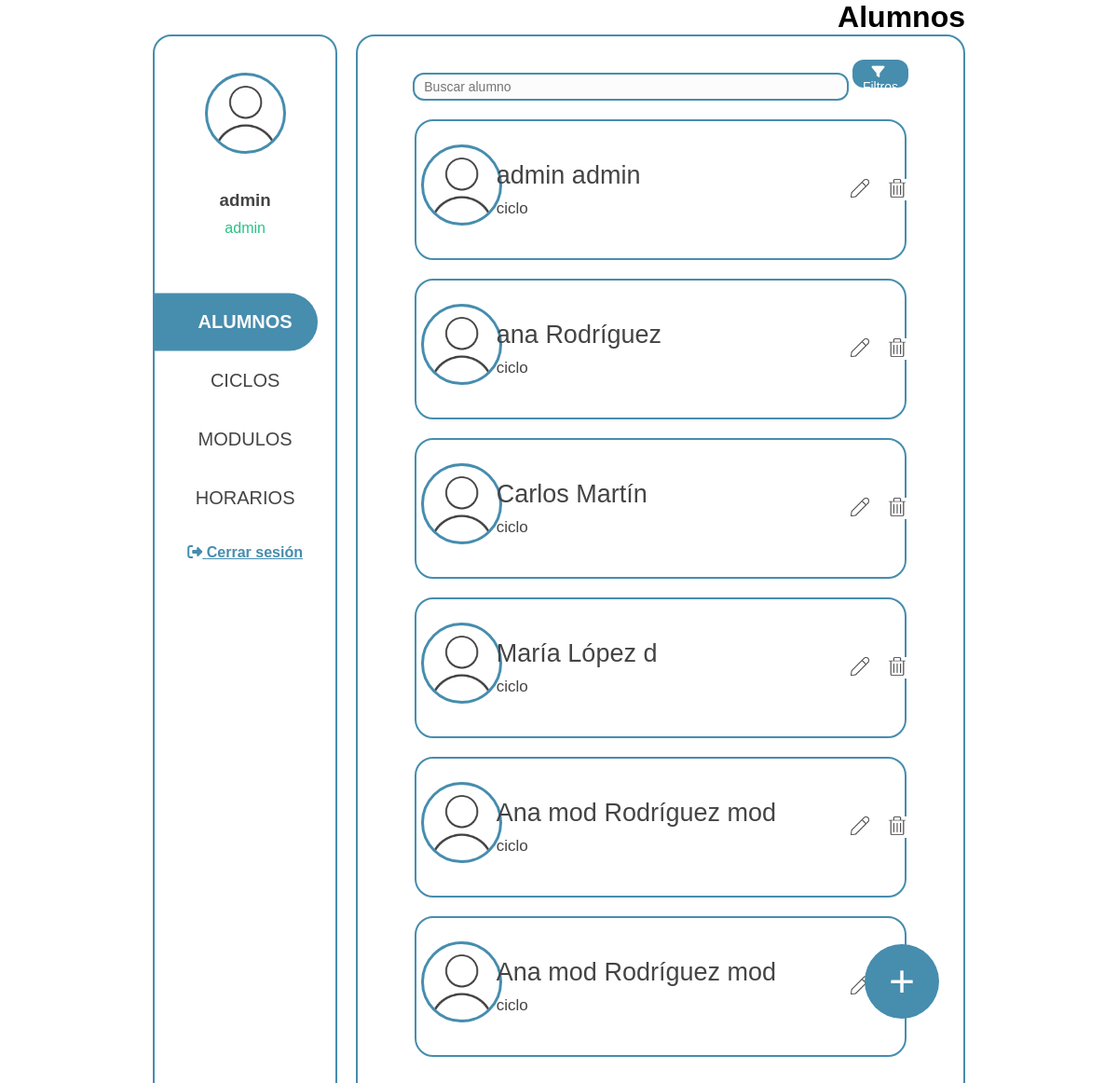
Page /GestionHorarios/www/pages/administrator_panel.php (signed in) on the committed database.
### tables this page shows
CREATE TABLE `users` (
  `id` int NOT NULL,
  `email` varchar(100) NOT NULL,
  `password` varchar(255) NOT NULL,
  `password_reset` tinyint(1) NOT NULL,
  `rol` enum('admin','student') NOT NULL,
  `name` varchar(50) NOT NULL,
  `first_name` varchar(50) NOT NULL,
  `second_name` varchar(50) DEFAULT NULL,
  `telephone` varchar(15) NOT NULL,
  `dni` varchar(9) NOT NULL,
  `time_stamp` datetime NOT NULL DEFAULT CURRENT_TIMESTAMP
);

### GestionHorarios/www/pages/administrator_panel.php (the view, shortened to what this page needs)
<?php
include_once '../functions/connection.php';
$sql = "SELECT * FROM users";
$stmt = $pdo->query($sql);
$editUserId = null;
?>
<!DOCTYPE html>
<html lang="es">
<head>
    <link rel="stylesheet" href="../pages/css/administrator_panel.css">
</head>
<body>
    <h2>Alumnos</h2>
    <div class="container">
        <?php include_once('partials/container_left.php') ?>
        <div class="container-rigth">
            <div style="text-align: center; margin-bottom: 20px; width: 100%;">
                <form method="post" style="all:initial;" action="../functions/administrator/function_panel_administrator.php" id="search-form">
                    <input class="buscador" type="text" id="buscar" placeholder="Buscar alumno" name="txtFindUser">
                </form>
                <button class="btnFiltrar" type="button" onclick="toggleFilters()"><i class="fa fa-filter" style="margin-right: 5px;" aria-hidden="true"></i> Filtros</button>
            </div>
            <div class="mostrar-users">
                <?php
                while ($fila = $stmt->fetch(PDO::FETCH_ASSOC)) {
                    $id = $fila['id'];
                    $name = $fila['name'];
                    $firstName = $fila['first_name'];
                    $secondName = $fila['second_name'];
                    $telephone = $fila['second_name'];
                    $dni = $fila['dni'];
                    $email = $fila['email'];
                    echo "<div class='container-user'>
                            <div class='row'>
                                <div class='user-imagen'>
                                    <img src='/images/user.png' class='pic' alt='Usuario img'>
                                </div>
                              <div class='user-texto'>
                                    <p class='texto-nombre'>$name $firstName </p>
                                    <p class='texto-ciclo'>ciclo</p>
                                </div>";
                    if ($editUserId == $id) {
                        echo "
                                <div class='user-botones'>
                                    <form method='post' action='../functions/administrator/function_delete_user.php'>
                                        <input type='hidden' name='id' value='$id'>
                                        <button type='submit' class='btn-delete' name='btnDelete'>
                                            <img src='/images/delete.png' class='boton-icono-delete' alt='Borrar'>
                                            <img src='/images/delete_hover.png' class='delete-hover' alt='Borrar'>
                                        </button>
                                    </form>
                                </div>
                            </div>
                        <div class='user-editar'>
                            <form action='../functions/administrator/function_update_user.php' style='all:initial; width: 100%;' method='post'>
                                <div class='row' style='margin-left: 3.5%;'>
                                    <input type='hidden' class='inputs-form' name='id' value='$id'>
                                    <input type='text' class='inputs-form' name='txtName' value='$name' required><br>
                                    <input type='text' class='inputs-form' name='txtFirstName' value='$firstName' placeholder='Primeiro Apelido' required><br>
                                    <input type='text' class='inputs-form' name='txtSecondName' value='$secondName' placeholder='Segundo Apelido' ><br>
                                </div>
                                <div class='row' style='margin-left: 3.5%;'>
                                    <input type='number' class='inputs-form' name='txtTelephone' value='$telephone' placeholder='Teléfono' ><br>
                                    <input type='email' class='inputs-form' name='txtEmail' value='$email' placeholder='Email' ><br>
                                    <input type='text' class='inputs-form' name='txtDNI' value='$dni' placeholder='DNI' required><br>
                                </div>
                                <div class='row-guardar'>
                                    <button type='submit' class='btnActualizar' name='btnSave'>Actualizar</button>
                                </div>
                            </form>
                        </div>
                        ";
                    } else {
                        echo "
                        <div class='user-botones'>
                            <form method='post'>
                                <input type='hidden' name='id' value='$id'>
                                <input type='hidden' name='name' value='$name'>
                                <input type='hidden' name='first_name' value='$firstName'>
                                <input type='hidden' name='second_name' value='$secondName'>
                                <input type='hidden' name='email' value='$email'>
                                <input type='hidden' name='telephone' value='$telephone'>
                                <input type='hidden' name='dni' value='$dni'>
                                <button type='submit' class='btn' name='btnUpdate'>
                                    <img src='/images/edit.png' class='boton-icono-edit' alt='Editar'>
                                    <img src='/images/edit_hover.png' class='edit-hover' alt='Editar'>
                                </button>
                            </form>
                            <form method='post' action='../functions/administrator/function_delete_user.php'>
                                <input type='hidden' name='id' value='$id'>
                                <button type='submit' class='btn-delete' name='btnDelete'>
                                    <img src='/images/delete.png' class='boton-icono-delete' alt='Borrar'>
                                    <img src='/images/delete_hover.png' class='delete-hover' alt='Borrar'>
                                </button>
                            </form>
                        </div>
                    </div>";
                    }
                    echo "</div>";
                }
                ?>
            </div>
        </div>
    </div>
    <form action="create_user.php">
        <button name="btnCreateUser" class="btnCreateUser">+</button>
    </form>
</body>
</html>

### GestionHorarios/www/pages/css/administrator_panel.css (style rules this page uses)
body { font-family: Arial, sans-serif; height: 100vh; overflow: hidden; margin: 0 20px; width: calc(100% - 40px); }
.container { display: flex; gap: 20px; }
h2 { text-align: center; font-size: 2em; width: 100%; text-align: right; }
.container-rigth { text-align: center; width: 100%; max-height: calc( 100vh - 70px ); border: solid var(--color-primario) 2px; border-radius: 20px; padding: 25px; overflow-y: auto; height: auto; }
.mostrar-users { display: flex; flex-wrap: wrap; }
.container-user { display: flex; flex-direction: column; flex-wrap: wrap; border: 2px solid var(--color-primario); padding: 10px; width: 100%; border-radius: 20px; margin-bottom: 20px; margin-right: 6%; margin-left: 6%; }
.row { display: flex; flex-wrap: wrap; width: 100%; margin-top: 15px; margin-bottom: 15px; }
.pic { border: 3px solid var(--color-primario); width: 87px; height: 87px; border-radius: 80%; margin-bottom: 10px; }
.container-user p { margin: 5px 0; }
button { cursor: pointer; }
form { display: inline-block; }
.btnCreateUser { position: fixed; bottom: 10%; right: 16%; background-color: var(--color-primario); width: 80px; height: 80px; border-radius: 50%; border: none; font-size: 3rem; color: var(--forty-color); transition: transform 0s ease; }
.buscador { background-color: var(--forty-color); border: 2px solid var(--color-primario); padding: 5px 10px; border-radius: 12px; font-size: 14px; color: var(--tertiary-color); appearance: none; cursor: pointer; width: 78%; height: 30px; position: relative; }
.btnFiltrar { background-color: var(--color-primario); padding: 5px 5px; border-radius: 12px; border: none; font-size: 14px; color: var(--forty-color); appearance: none; cursor: pointer; width: 10%; height: 30px; }
.user-imagen { width: 15%; display: flex; align-items: center; justify-content: center; }
.user-texto { width: 75%; text-align: left; display: flex; flex-direction: column; align-items: left; justify-content: center; }
.texto-nombre { font-size: 27px; }
.texto-ciclo { font-size: 17px; }
.user-botones { width: 9%; text-align: left; display: flex; align-items: center; justify-content: center; }
.btn { background-color: white; border: 0px; margin-left: 20px; }
.btn-delete { background-color: white; border: 0px; margin-left: 20px; }
.boton-icono-edit { width: 20px; height: 20px; }
.boton-icono-delete { width: 20px; height: 20px; }
p { color: var(--tertiary-color); }

### GestionHorarios/www/pages/css/common.css (style rules this page uses)
:root { --color-primario: #468dae; --second-color: #2bc187; --tertiary-color: #444444; --forty-color: #fcfcfc; --danger-color: #c12b2e; --fuente-principal: "Arial", sans-serif; }
* { margin: 0; padding: 0; box-sizing: border-box; }
body { padding: 0 12% 0 12%; }

### rows in the picture
users: name "admin", first_name "admin"
users: name "ana", first_name "Rodríguez"
users: name "Carlos", first_name "Martín"
users: name "María", first_name "López d"
users: name "Ana mod", first_name "Rodríguez mod"
users: name "Ana mod", first_name "Rodríguez mod"

### other values in the picture
$_SESSION['user']['name'] "admin"
$_SESSION['user']['rol'] "admin"
